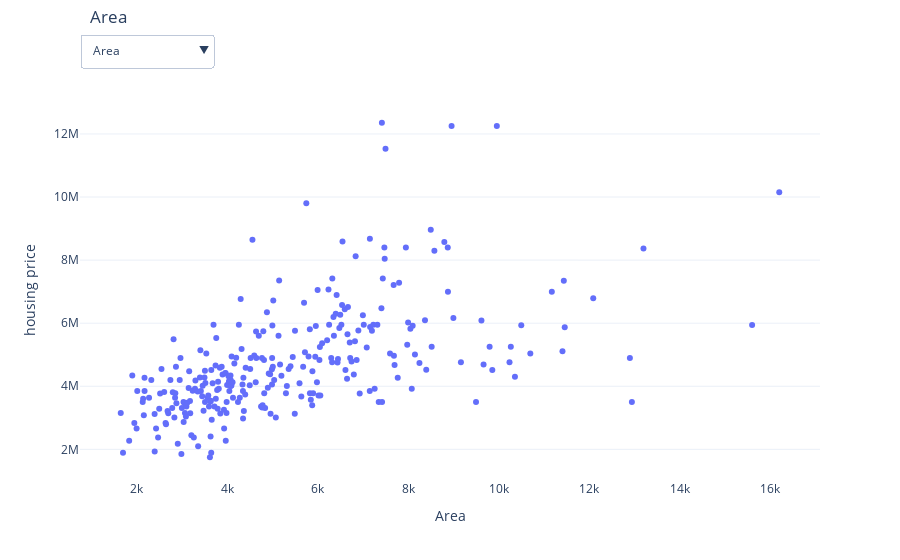

Here is the notebook cell this chart was saved with:
### Markdown cell above
<br>

#### 3. Intrinsic Factors that Contribute to a Higher Housing Price {#sec-3}

:::{.panel-tabset}
## Scatter and Bar plot

### Code cell
# | echo: false
fig = go.Figure()

fig = go.Figure()

# area
fig.add_trace(
    go.Scatter(
    x=df1_area["Area"],
    y=df1_area["Price"],
    mode="markers",
    visible=True)
    )

# bed room
fig.add_trace(
    go.Bar(
    x=df1_bed["Bedrooms"].astype("str"),
    y=df1_bed["Price"],
    visible=False)
    )

# bathrooms
fig.add_trace(
    go.Bar(
    x=df1_bath["Bathrooms"].astype("str"),
    y=df1_bath["Price"],
    visible=False)
    )

# stories
fig.add_trace(
    go.Bar(
    x=df1_stories["Stories"].astype("str"),
    y=df1_stories["Price"],
    visible=False)
    )

# mainroad
fig.add_trace(
    go.Bar(
    x=df1_mainroad["Mainroad"].astype("str"),
    y=df1_mainroad["Price"],
    visible=False)
    )

# guestroom
fig.add_trace(
    go.Bar(
    x=df1_guestroom["Guestroom"].astype("str"),
    y=df1_guestroom["Price"],
    visible=False)
    )

# basement
fig.add_trace(
    go.Bar(
    x=df1_basement["Basement"].astype("str"),
    y=df1_basement["Price"],
    visible=False)
    )

# airconditioning
fig.add_trace(
    go.Bar(
    x=df1_air["AirConditioning"].astype("str"),
    y=df1_air["Price"],
    visible=False)
    )

# parking
fig.add_trace(
    go.Bar(
    x=df1_parking["Parking"].astype("str"),
    y=df1_parking["Price"],
    visible=False)
    )

# furnishingstatus
fig.add_trace(
    go.Bar(
    x=df1_fur["FurnishingStatus"].astype("str"),
    y=df1_fur["Price"],
    visible=False)
    )


# create buttom
buttons = []       # create a list for the buttons

for i in range(1,len(df1.columns)):
    visbility_list = [False] * (len(df1.columns)-1)
    visbility_list[i-1] = True
    buttons.append(
        dict(label=list(df1.columns)[i],
        method="update",
        args=[{"visible": visbility_list},
        {"title": list(df1.columns)[i],
        "xaxis": {"title": list(df1.columns)[i],
        "yaxis": "housing price"}}
        ]
        ))


# update the figure layout
fig.update_layout(
    template="plotly_white",
    xaxis_title="Area",
    yaxis_title="housing price",
    title=go.layout.Title(
        text ="Area",
        x=.1,
        y=.98),
)


x1_loc = 0
y1_loc = 1.2

# DROPDOWN MENUS
fig.update_layout(
    # DEFINE A LIST OF THE VARIOUS BUTTONS (STORED AS DICTIONARIES)
    updatemenus=[
        # BUTTON-1: OPACITY
        dict(
            # NOTICE THAT THE OPTION ARE A LIST OF DICTIONARIES
            # IMPORTANT: args specifies the key-value pairing for what to change
            buttons=buttons,
            # PLACEMENT AND META DATA FOR THE BUTTON
            direction="down",
            showactive=True,  # HIGHLIGHTS ACTIVE DROPDOWN ITEM OR ACTIVE BUTTON IF TRUE
            pad={"r": 10, "t": 10},  # PADDING
            x=x1_loc,  # POSITION
            y=y1_loc,
            xanchor="left",  # ANCHOR POINT
            yanchor="top",
        )
    ]
)


pyo.init_notebook_mode(connected=True)
pyo.iplot(fig)

### Figure 1 — Plotly figure (JSON) as saved in the notebook; plotly's stock layout.template omitted (floating-point values rounded to 4 significant figures; data arrays with more than 128 entries replaced by an {"elided": "..."} marker saying what was removed)
{"data": [{"mode": "markers", "type": "scatter", "visible": true, "x": {"elided": "284 int values"}, "y": {"elided": "284 float values"}}, {"type": "bar", "visible": false, "x": ["1", "2", "3", "4", "5", "6"], "y": [2712500, 3632000.0, 4955000.0, 5730000.0, 5819800, 4791500]}, {"type": "bar", "visible": false, "x": ["1", "2", "3", "4"], "y": [4207000.0, 6209000.0, 7282100, 12250000]}, {"type": "bar", "visible": false, "x": ["1", "2", "3", "4"], "y": [4171000.0, 4764000.0, 5685000.0, 7208000.0]}, {"type": "bar", "visible": false, "x": ["no", "yes"], "y": [3399000.0, 4992000.0]}, {"type": "bar", "visible": false, "x": ["no", "yes"], "y": [4545000.0, 5793000.0]}, {"type": "bar", "visible": false, "x": ["no", "yes"], "y": [4510000.0, 5243000.0]}, {"type": "bar", "visible": false, "x": ["no", "yes"], "y": [4192000.0, 6013000.0]}, {"type": "bar", "visible": false, "x": ["0", "1", "2", "3"], "y": [4136000.0, 5190000.0, 5896000.0, 5867000.0]}, {"type": "bar", "visible": false, "x": ["furnished", "semi-furnished", "unfurnished"], "y": [5495696, 4908000.0, 4014000.0]}], "layout": {"title": {"text": "Area", "x": 0.1, "y": 0.98}, "updatemenus": [{"buttons": [{"args": [{"visible": [true, false, false, false, false, false, false, false, false, false]}, {"title": "Area", "xaxis": {"title": "Area", "yaxis": "housing price"}}], "label": "Area", "method": "update"}, {"args": [{"visible": [false, true, false, false, false, false, false, false, false, false]}, {"title": "Bedrooms", "xaxis": {"title": "Bedrooms", "yaxis": "housing price"}}], "label": "Bedrooms", "method": "update"}, {"args": [{"visible": [false, false, true, false, false, false, false, false, false, false]}, {"title": "Bathrooms", "xaxis": {"title": "Bathrooms", "yaxis": "housing price"}}], "label": "Bathrooms", "method": "update"}, {"args": [{"visible": [false, false, false, true, false, false, false, false, false, false]}, {"title": "Stories", "xaxis": {"title": "Stories", "yaxis": "housing price"}}], "label": "Stories", "method": "update"}, {"args": [{"visible": [false, false, false, false, true, false, false, false, false, false]}, {"title": "Mainroad", "xaxis": {"title": "Mainroad", "yaxis": "housing price"}}], "label": "Mainroad", "method": "update"}, {"args": [{"visible": [false, false, false, false, false, true, false, false, false, false]}, {"title": "Guestroom", "xaxis": {"title": "Guestroom", "yaxis": "housing price"}}], "label": "Guestroom", "method": "update"}, {"args": [{"visible": [false, false, false, false, false, false, true, false, false, false]}, {"title": "Basement", "xaxis": {"title": "Basement", "yaxis": "housing price"}}], "label": "Basement", "method": "update"}, {"args": [{"visible": [false, false, false, false, false, false, false, true, false, false]}, {"title": "AirConditioning", "xaxis": {"title": "AirConditioning", "yaxis": "housing price"}}], "label": "AirConditioning", "method": "update"}, {"args": [{"visible": [false, false, false, false, false, false, false, false, true, false]}, {"title": "Parking", "xaxis": {"title": "Parking", "yaxis": "housing price"}}], "label": "Parking", "method": "update"}, {"args": [{"visible": [false, false, false, false, false, false, false, false, false, true]}, {"title": "FurnishingStatus", "xaxis": {"title": "FurnishingStatus", "yaxis": "housing price"}}], "label": "FurnishingStatus", "method": "update"}], "direction": "down", "pad": {"r": 10, "t": 10}, "showactive": true, "x": 0, "xanchor": "left", "y": 1.2, "yanchor": "top"}], "xaxis": {"title": {"text": "Area"}}, "yaxis": {"title": {"text": "housing price"}}}}
